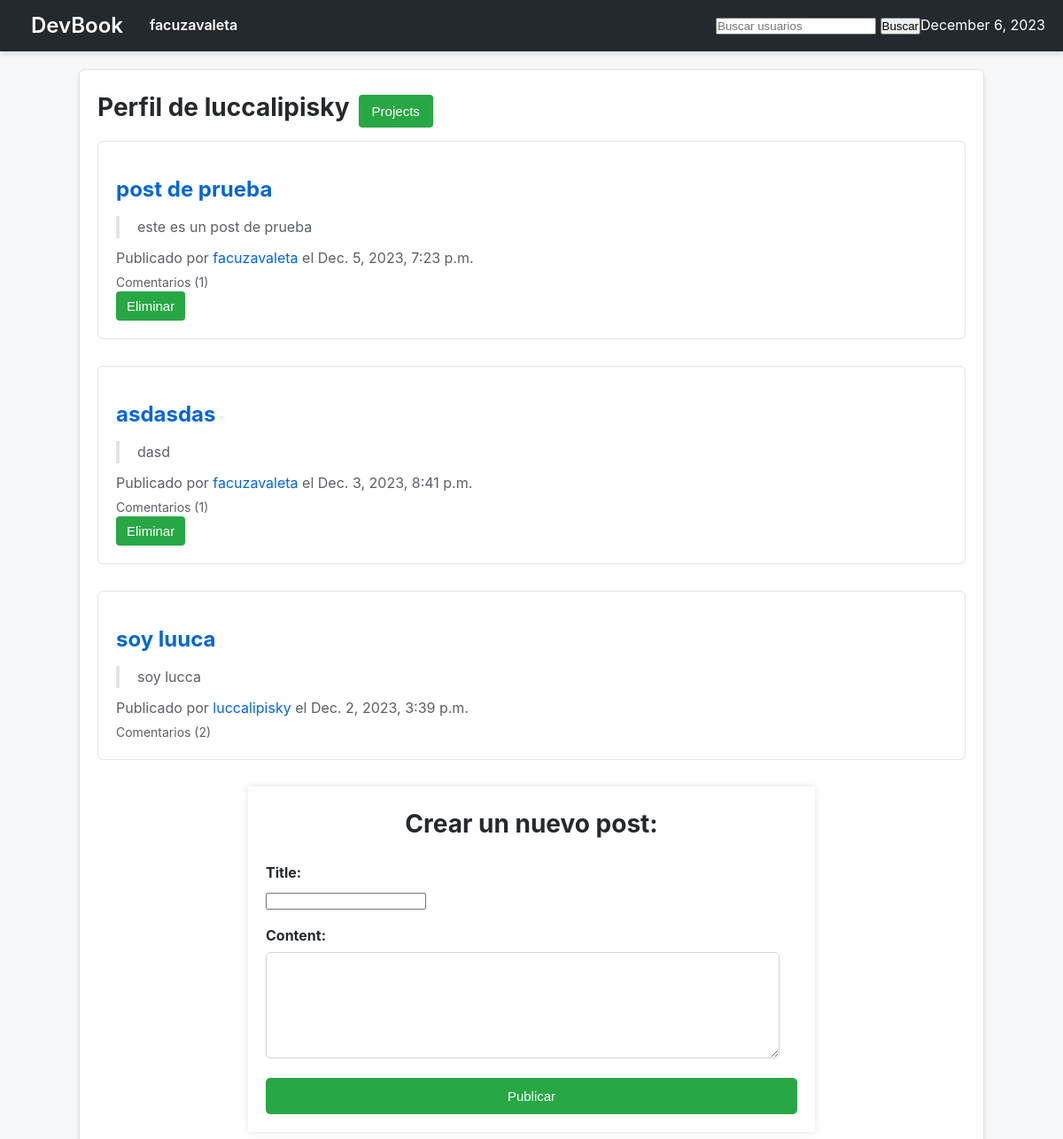
/luccalipisky/ (signed in), run on the app's committed database.
### users/models.py (models this page shows, shortened)
class CustomUser(AbstractUser):
    email = models.EmailField(unique=True)
    bio = models.TextField(max_length=500, blank=True)
    image = models.ImageField(upload_to='profile_images/', null=True, blank=True)

### posts/models.py (models this page shows, shortened)
class Post(models.Model):
    title = models.CharField(max_length=255)
    content = models.TextField()
    profile_owner = models.ForeignKey(CustomUser, related_name='profile_owner', on_delete=models.CASCADE)
    posted_by = models.ForeignKey(CustomUser, related_name='posted_by', on_delete=models.CASCADE)
    created_at = models.DateTimeField(auto_now_add=True)

### users/views.py (the view, shortened to what this page needs)
# urls.py: path('<str:username>/', home_view, name='home'),
@login_required
def home_view(request, username):
    user_profile = get_object_or_404(CustomUser, username=username)
    user_posts = Post.objects.filter(profile_owner=user_profile).order_by('-created_at')
    post_form = PostForm()
    return render(request, 'users/home.html', {'username': username, 'user_posts': user_posts, 'post_form': post_form})

### posts/forms.py
class PostForm(forms.ModelForm):
    class Meta:
        model = Post
        fields = ['title', 'content']

### devbook/context_processors.py (called while the page is built)
def current_datetime(request):
    return {'current_datetime': datetime.now()}

### users/templates/users/home.html (shortened to what this page needs)
{% extends 'base.html' %}
{% load static %}
{% block page_content %}
<section>
    <div class="profile_welcome">
    <h2>Perfil de {{ username }}</h2><a href="{% url 'projects_index' username=username %}"><button class="projects-btn">Projects</button></a>
    </div>
</section>
<section id="post-list">
    {% for post in user_posts %}
        <article class="post">
            <h3><a href="{% url 'post_detail' username=post.profile_owner.username post_id=post.id %}">{{ post.title }}</a></h3>
            <blockquote>{{ post.content }}</blockquote>
            <p class="post-meta">
                Publicado por <a href="{% url 'home' username=post.posted_by.username %}">{{ post.posted_by.username }}</a> el {{ post.created_at }}
            </p>
            <p class="comment-count">Comentarios ({{ post.comment_set.count }})</p>
            {% if post.posted_by == request.user or post.profile_owner == request.user %}
                <form action="{% url 'delete_post' username=post.posted_by.username post_id=post.id %}" method="post" class="delete-post-form">
                    <button type="submit" class="delete-post-btn">Eliminar</button>
                </form>
            {% endif %}
        </article>
    {% endfor %}
</section>
<section id="new-post-form">
    <h2>Crear un nuevo post:</h2>
    <form method="post" action="" class="post-form">
        <div class="form-group">
            <label for="id_title">Title:</label>
            {{ post_form.title }}
        </div>
        <div class="form-group">
            <label for="id_content">Content:</label>
            {{ post_form.content }}
        </div>
        <button type="submit" class="post-btn">Publicar</button>
    </form>
</section>
{% endblock %}

### devbook/templates/base.html (shortened to what this page needs)
<!DOCTYPE html>
<html lang="en">
<head>
    {% load static %}
    <link rel="stylesheet" href="{% static 'css/styles.css' %}">
</head>
<body>
    <nav>
        <div>
            <h1><a href="{% url 'landing' %}">DevBook</a></h1>
            {% if user.is_authenticated %}
                <a href="{% url 'home' username=user.username %}">{{ user.username }}</a>
            {% endif %}
            <form method="get" action="{% url 'user_search' %}">
                <input type="text" name="q" placeholder="Buscar usuarios">
                <button type="submit">Buscar</button>
            </form>
            <p>{{ current_datetime|date:"F j, Y" }}</p>
        </div>
    </nav>
    <div class="container">
        {% block page_content %}
        {% endblock %}
    </div>
</body>
</html>

### static/css/styles.css (style rules this page uses)
body, h1, h2, h3, p, a, button, form, input { margin: 0; padding: 0; box-sizing: border-box; }
body { font-family: -apple-system, BlinkMacSystemFont, 'Segoe UI', Roboto, 'Helvetica Neue', Arial, sans-serif; background-color: #f6f8fa; color: #24292e; line-height: 1.6; }
nav { background-color: #24292e; color: #ffffff; padding: 10px 20px; box-shadow: 0 4px 6px rgba(0, 0, 0, 0.1); }
nav div { display: flex; justify-content: space-between; align-items: center; }
nav div a { color: #ffffff; text-decoration: none; margin: 0 15px; font-weight: 600; }
nav div form { margin-left: auto; }
.container { max-width: 980px; margin: 20px auto; background-color: #ffffff; padding: 20px; border: 1px solid #e1e4e8; border-radius: 6px; box-shadow: 0 2px 4px rgba(0, 0, 0, 0.1); }
.container h2 { font-size: 28px; margin-bottom: 15px; color: #24292e; }
.container h3 { font-size: 24px; color: #0366d6; margin-top: 15px; margin-bottom: 10px; }
.container blockquote { margin: 10px 0; padding: 0 0 0 20px; border-left: 4px solid #e1e4e8; color: #586069; }
.container p { color: #586069; line-height: 1.5; }
.container a { color: #0366d6; text-decoration: none; }
.container button { background-color: #28a745; color: #ffffff; padding: 10px 15px; border: none; border-radius: 4px; cursor: pointer; font-size: 15px; transition: background-color 0.3s ease; }
.container form { margin-top: 20px; }
.container button[type="submit"] { transition: background-color 0.3s ease; }
.profile_welcome h2 { display: inline-block; margin-right: 10px; }
.profile_welcome .projects-btn { background-color: #28a745; color: #ffffff; border: none; cursor: pointer; }
#post-list .post { margin-bottom: 30px; padding: 20px; border: 1px solid #e1e4e8; border-radius: 6px; background-color: #ffffff; }
#post-list .post h3 { font-size: 24px; margin-bottom: 10px; color: #0366d6; }
#post-list .comment-count { margin-top: 5px; font-size: 14px; }
#post-list .delete-post-form { display: inline; }
#post-list .delete-post-btn { background-color: #28a745; color: #ffffff; padding: 8px 12px; border: none; border-radius: 4px; cursor: pointer; }
#new-post-form { max-width: 600px; margin: auto; padding: 20px; box-shadow: 0 0 10px rgba(0, 0, 0, 0.1); }
#new-post-form h2 { text-align: center; margin-bottom: 20px; }
#new-post-form .post-form { display: flex; flex-direction: column; }
#new-post-form .form-group { margin-bottom: 15px; }
#new-post-form .form-group label { display: block; margin-bottom: 5px; font-weight: bold; }
#new-post-form .post-form textarea { height: 120px; padding: 10px; border: 1px solid #ced4da; border-radius: 5px; width: calc(100% - 20px); box-sizing: border-box; background-color: #fff; transition: border-color 0.3s ease; }
#new-post-form .post-btn { background-color: #28a745; color: #ffffff; padding: 12px 18px; border: none; border-radius: 5px; cursor: pointer; transition: background-color 0.3s ease; }

### data on the page
CustomUser: username "facuzavaleta"
CustomUser: username "luccalipisky"
Post: title "post de prueba", content "este es un post de prueba", posted_by.username "facuzavaleta", created_at "Dec. 5, 2023, 7:23 p.m.", comment_set.count "1", shows "Eliminar"
Post: title "asdasdas", content "dasd", posted_by.username "facuzavaleta", created_at "Dec. 3, 2023, 8:41 p.m.", comment_set.count "1", shows "Eliminar"
Post: title "soy luuca", content "soy lucca", posted_by.username "luccalipisky", created_at "Dec. 2, 2023, 3:39 p.m.", comment_set.count "2"
